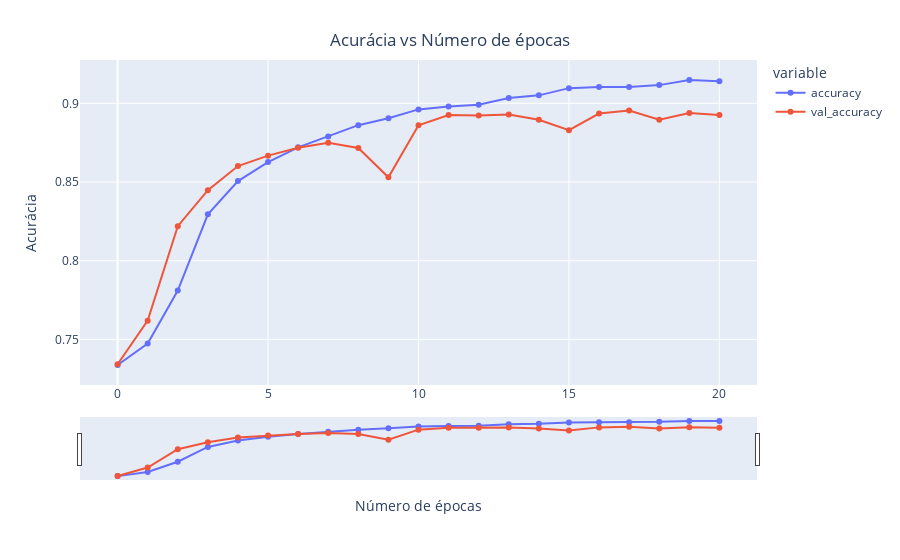

Here is the notebook cell this chart was saved with:
### Markdown cell above
## Visualização dos resultados do treinamento

### Code cell
x = px.line(data_frame = history, y = ['accuracy', 'val_accuracy'], markers = True)
x.update_xaxes(title = 'Número de épocas', rangeslider_visible = True)
x.update_yaxes(title = 'Acurácia')
x.update_layout(showlegend = True,
  title = {
    'text': 'Acurácia vs Número de épocas',
    'y': 0.94,
    'x': 0.5,
    'xanchor': 'center',
    'yanchor': 'top'
  })
x.show()

### Figure 1 — Plotly figure (JSON) as saved in the notebook; plotly's stock layout.template omitted (floating-point values rounded to 4 significant figures)
{"data": [{"hovertemplate": "variable=accuracy<br>index=%{x}<br>value=%{y}<extra></extra>", "legendgroup": "accuracy", "line": {"color": "#636efa", "dash": "solid"}, "marker": {"symbol": "circle"}, "mode": "lines+markers", "name": "accuracy", "orientation": "v", "showlegend": true, "type": "scatter", "x": [0, 1, 2, 3, 4, 5, 6, 7, 8, 9, 10, 11, 12, 13, 14, 15, 16, 17, 18, 19, 20], "xaxis": "x", "y": [0.7338, 0.7474, 0.781, 0.8295, 0.8506, 0.8627, 0.872, 0.8789, 0.8861, 0.8905, 0.8961, 0.8981, 0.8991, 0.9034, 0.9051, 0.9096, 0.9104, 0.9104, 0.9116, 0.9148, 0.9141], "yaxis": "y"}, {"hovertemplate": "variable=val_accuracy<br>index=%{x}<br>value=%{y}<extra></extra>", "legendgroup": "val_accuracy", "line": {"color": "#EF553B", "dash": "solid"}, "marker": {"symbol": "circle"}, "mode": "lines+markers", "name": "val_accuracy", "orientation": "v", "showlegend": true, "type": "scatter", "x": [0, 1, 2, 3, 4, 5, 6, 7, 8, 9, 10, 11, 12, 13, 14, 15, 16, 17, 18, 19, 20], "xaxis": "x", "y": [0.7342, 0.7619, 0.822, 0.8448, 0.8601, 0.8668, 0.8717, 0.875, 0.8716, 0.853, 0.8861, 0.8925, 0.8922, 0.8928, 0.8895, 0.883, 0.8935, 0.8954, 0.8895, 0.8939, 0.8926], "yaxis": "y"}], "layout": {"legend": {"title": {"text": "variable"}, "tracegroupgap": 0}, "margin": {"t": 60}, "showlegend": true, "title": {"text": "Acurácia vs Número de épocas", "x": 0.5, "xanchor": "center", "y": 0.94, "yanchor": "top"}, "xaxis": {"anchor": "y", "domain": [0, 1], "rangeslider": {"visible": true}, "title": {"text": "Número de épocas"}}, "yaxis": {"anchor": "x", "domain": [0, 1], "title": {"text": "Acurácia"}}}}
